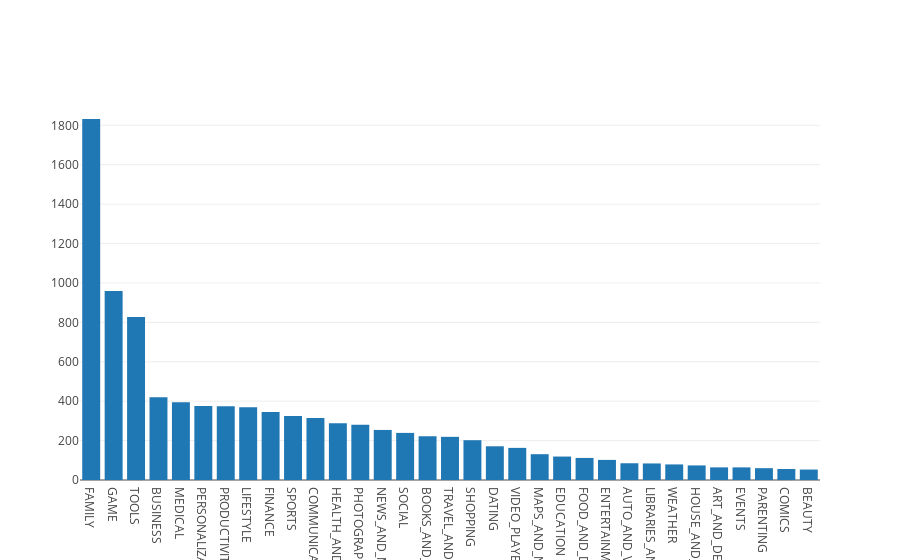

Write notebook code for a chart like this one.
### Markdown cell above
## 3. Exploring app categories
<p>With more than 1 billion active users in 190 countries around the world, Google Play continues to be an important distribution platform to build a global audience. For businesses to get their apps in front of users, it's important to make them more quickly and easily discoverable on Google Play. To improve the overall search experience, Google has introduced the concept of grouping apps into categories.</p>
<p>This brings us to the following questions:</p>
<ul>
<li>Which category has the highest share of (active) apps in the market? </li>
<li>Is any specific category dominating the market?</li>
<li>Which categories have the fewest number of apps?</li>
</ul>
<p>We will see that there are <code>33</code> unique app categories present in our dataset. <em>Family</em> and <em>Game</em> apps have the highest market prevalence. Interestingly, <em>Tools</em>, <em>Business</em> and <em>Medical</em> apps are also at the top.</p>

### Code cell
import plotly
plotly.offline.init_notebook_mode(connected=True)
import plotly.graph_objs as go

# Print the total number of unique categories
num_categories = len(apps['Category'].unique())
print('Number of categories = ', num_categories)

# Count the number of apps in each 'Category' and sort them in descending order
num_apps_in_category = apps['Category'].value_counts().sort_values(ascending = False)

data = [go.Bar(
        x = num_apps_in_category.index, # index = category name
        y = num_apps_in_category.values, # value = count
)]

plotly.offline.iplot(data)

### Figure 1 — Plotly figure (JSON) as saved in the notebook; plotly's stock layout.template omitted (floating-point values rounded to 4 significant figures)
{"data": [{"x": ["FAMILY", "GAME", "TOOLS", "BUSINESS", "MEDICAL", "PERSONALIZATION", "PRODUCTIVITY", "LIFESTYLE", "FINANCE", "SPORTS", "COMMUNICATION", "HEALTH_AND_FITNESS", "PHOTOGRAPHY", "NEWS_AND_MAGAZINES", "SOCIAL", "BOOKS_AND_REFERENCE", "TRAVEL_AND_LOCAL", "SHOPPING", "DATING", "VIDEO_PLAYERS", "MAPS_AND_NAVIGATION", "EDUCATION", "FOOD_AND_DRINK", "ENTERTAINMENT", "AUTO_AND_VEHICLES", "LIBRARIES_AND_DEMO", "WEATHER", "HOUSE_AND_HOME", "ART_AND_DESIGN", "EVENTS", "PARENTING", "COMICS", "BEAUTY"], "y": [1832, 959, 827, 420, 395, 376, 374, 369, 345, 325, 315, 288, 281, 254, 239, 222, 219, 202, 171, 163, 131, 119, 112, 102, 85, 84, 79, 74, 64, 64, 60, 56, 53], "type": "bar", "uid": "daa28b8c-27c2-4fca-8f60-487436325043"}], "layout": {}}
